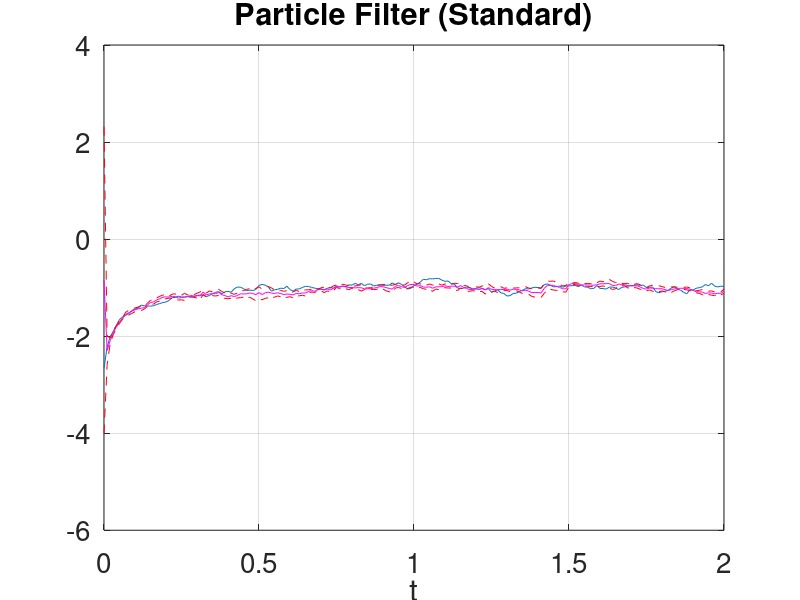
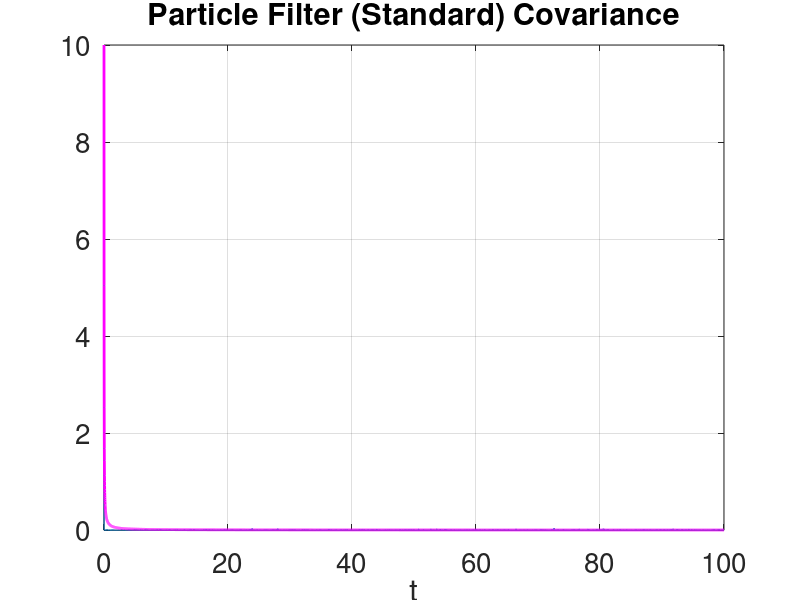
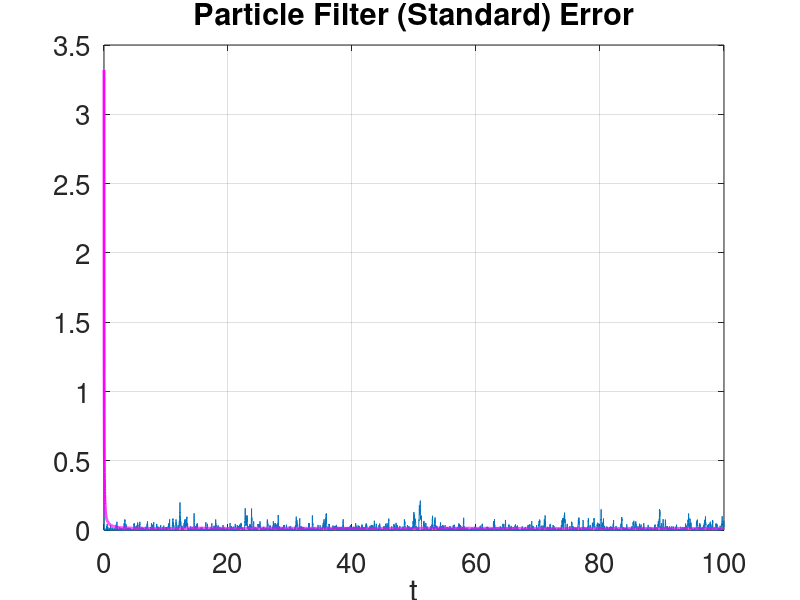

These figures' MATLAB source, in order:
clear;set(0,'defaultaxesfontsize',20);format long
%%% p14c.m Particle Filter (SIRS), double-well
%% setup

J=1e4;% number of steps
alpha=2.5;% dynamics determined by alpha
gamma=.1;% observational noise variance is gamma^2
sigma=3e-1;% dynamics noise variance is sigma^2
C0=1;% prior initial condition variance
m0=0;% prior initial condition mean
sd=1;rng(sd);% Choose random number seed
N=10;% number of ensemble members

m=zeros(J,1);v=m;z=m;z(1)=0;c=m;U=zeros(J,N);% pre-allocate
v(1)=m0+sqrt(C0)*randn;% initial truth
m(1)=2*randn;% initial mean/estimate
c(1)=10*C0;H=1;% initial covariance and observation operator
U(1,:)=m(1)+sqrt(c(1))*randn(1,N);m(1)=sum(U(1,:))/N;% initial ensemble
tau=0.01;st=sigma*sqrt(tau);% time discretization is tau

%% solution % Assimilate!

for j=1:J  
    
    v(j+1)=v(j)+tau*alpha*(v(j)-v(j)^3) + st*randn;% truth
    z(j+1)=z(j)+tau*H*v(j+1) + gamma*sqrt(tau)*randn;% observation

    Uhat=U(j,:)+tau*alpha*(U(j,:)-U(j,:).^3)+st*randn(1,N);%ensemble predict
    d=(z(j+1)-z(j))/tau-H*Uhat;% ensemble innovation  
    what=exp(-1/2*(tau/gamma^2*d.^2));% weight update
    w=what/sum(what); randn(1,N);% normalize predict weights   
 
    ws=cumsum(w);% resample: compute cdf of weights
    for n=1:N
        ix=find(ws>rand,1,'first');% resample (i)
        U(j+1,n)=Uhat(ix);% resample (ii)
    end
    
    m(j+1)=sum(U(j+1,:))/N;% estimator update
    c(j+1)=(U(j+1,:)-m(j+1))*(U(j+1,:)-m(j+1))'/N;% covariance update
     
end
js=201;% plot truth, mean, standard deviation, observations
figure(1);plot(tau*[0:js-1],v(1:js));hold;plot(tau*[0:js-1],m(1:js),'m');
plot(tau*[0:js-1],m(1:js)+sqrt(c(1:js)),'r--');
plot(tau*[0:js-1],m(1:js)-sqrt(c(1:js)),'r--');hold;grid;xlabel('t');
title('Particle Filter (Standard)');
figure(2);plot(tau*[0:J],c);hold
plot(tau*[0:J],cumsum(c)./[1:J+1]','m','Linewidth',2);grid
hold;xlabel('t');title('Particle Filter (Standard) Covariance');
figure(3);plot(tau*[0:J],(v-m).^2);hold;
plot(tau*[0:J],cumsum((v-m).^2)./[1:J+1]','m','Linewidth',2);grid
hold;xlabel('t');title('Particle Filter (Standard) Error')
